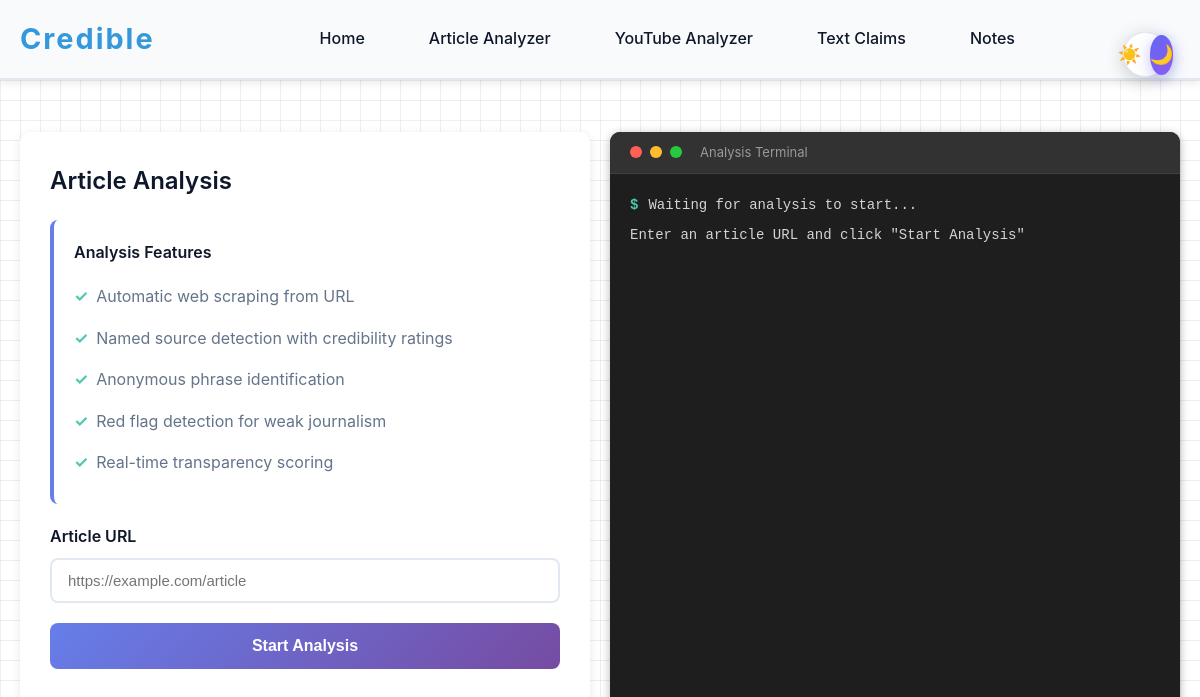
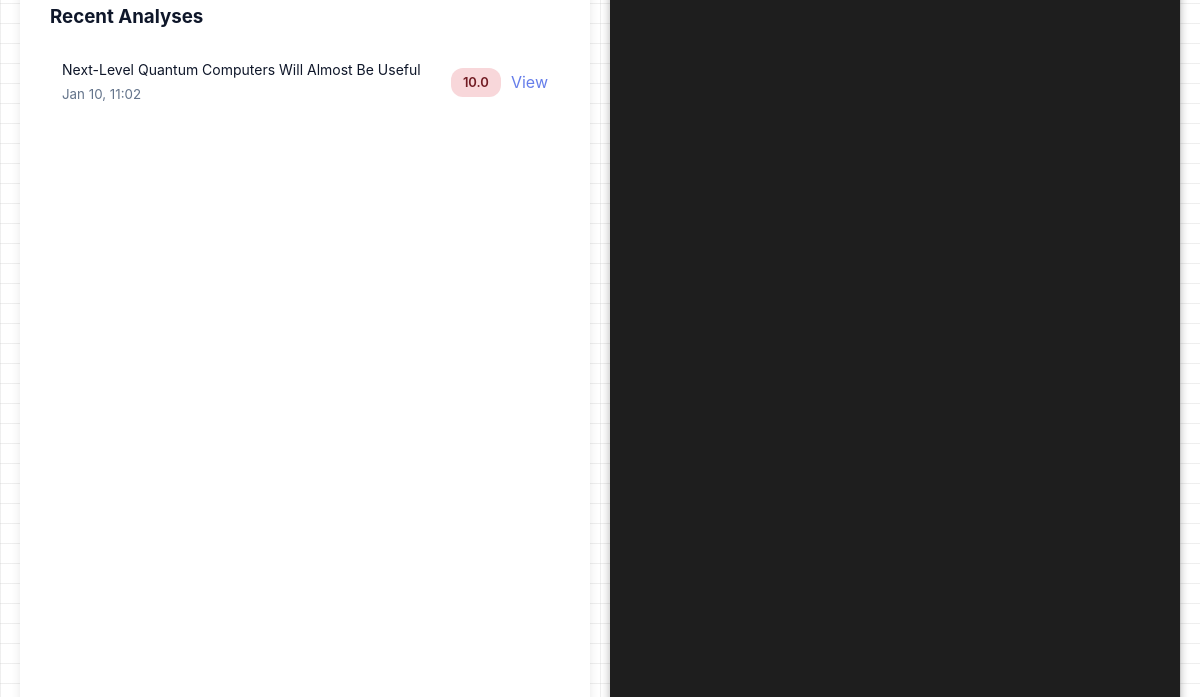
Before: /analyzer/ (upper part) with the older database file (2 pictures, top to bottom).
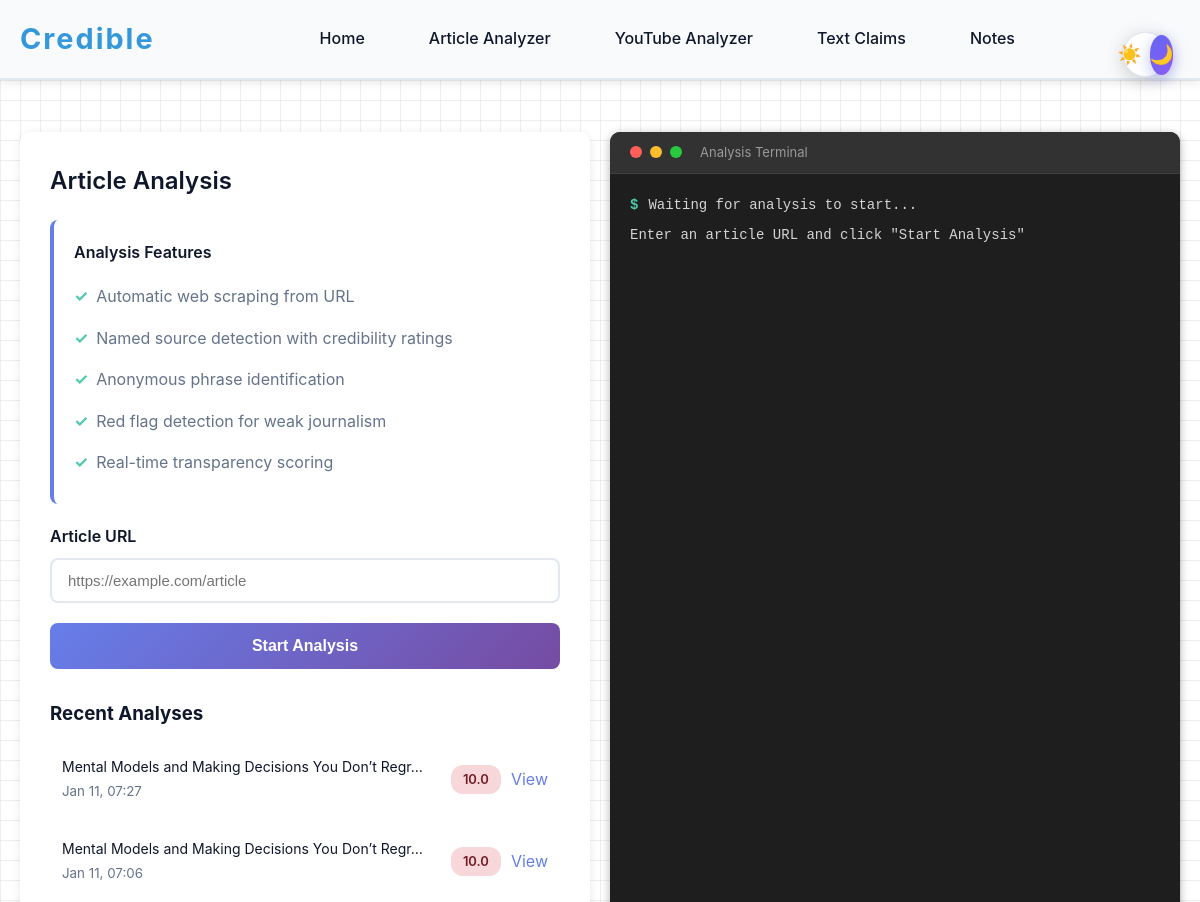
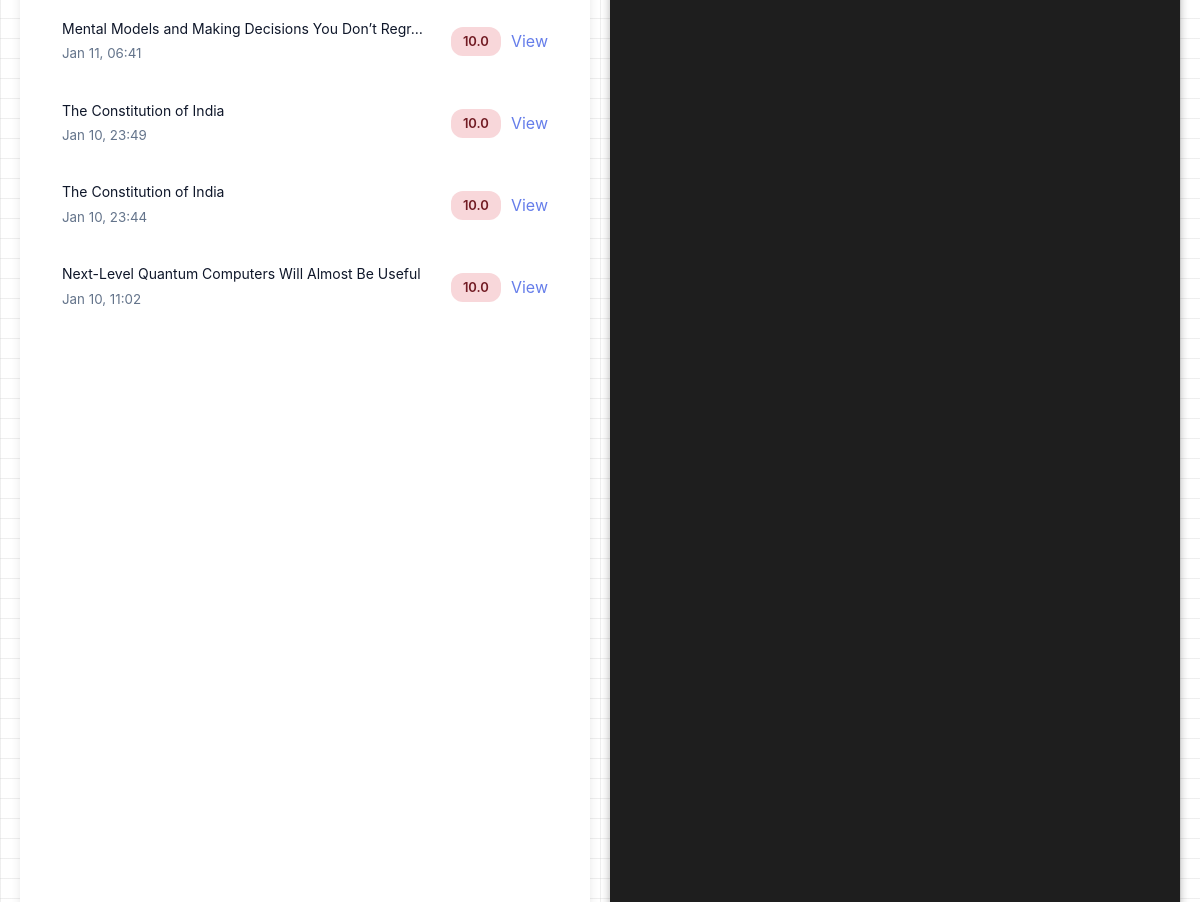
After: the same page with the newer database file (2 pictures, top to bottom).
### analyzer/models.py (models this page shows, shortened)
class Article(models.Model):
    title = models.CharField(max_length=500)
    content = models.TextField()
    url = models.URLField(max_length=1000, blank=True, null=True)
    named_sources = models.JSONField(default=list)
    anonymous_phrases = models.JSONField(default=list)
    unique_source_count = models.IntegerField(default=0)
    transparency_score = models.FloatField(default=0.0)
    red_flags = models.JSONField(default=list)
    source_breakdown = models.JSONField(default=dict)
    attribution_patterns = models.JSONField(default=dict)
    analyzed_at = models.DateTimeField(default=timezone.now)
    created_at = models.DateTimeField(auto_now_add=True)
    updated_at = models.DateTimeField(auto_now=True)
    class Meta:
        ordering = ['-analyzed_at']
        verbose_name = 'Article Analysis'
        verbose_name_plural = 'Article Analyses'

### analyzer/views.py (the view)
# urls.py: path('', views.index, name='analyzer'),
def index(request):
    recent_analyses = Article.objects.all()[:10]
    return render(request, 'analyzer.html', {
        'recent_analyses': recent_analyses
    })

### analyzer/templates/analyzer.html (shortened to what this page needs)
{% extends 'base.html' %}
{% load static %}
{% block content %}
<div class="analyzer-container">
    <div class="input-panel">
        <h2 class="section-title">Article Analysis</h2>
        <div class="info-card">
            <div class="info-title">Analysis Features</div>
            <ul class="info-list">
                <li>Automatic web scraping from URL</li>
                <li>Named source detection with credibility ratings</li>
                <li>Anonymous phrase identification</li>
                <li>Red flag detection for weak journalism</li>
                <li>Real-time transparency scoring</li>
            </ul>
        </div>
        <form id="analyzeForm">
            <div class="form-group">
                <label class="form-label" for="article_url">Article URL</label>
                <input
                    type="url"
                    id="article_url"
                    name="article_url"
                    class="form-input"
                    placeholder="https://example.com/article"
                    required
                >
            </div>
            <button type="submit" class="btn-analyze" id="analyzeBtn">
                Start Analysis
            </button>
        </form>
        {% if recent_analyses %}
        <div class="recent-analyses">
            <h3 style="margin-bottom: 15px; color: var(--text-primary);">Recent Analyses</h3>
            {% for article in recent_analyses %}
            <div class="recent-item">
                <div>
                    <div class="recent-title">{{ article.title|truncatechars:50 }}</div>
                    <small style="color: var(--text-secondary);">{{ article.analyzed_at|date:"M d, H:i" }}</small>
                </div>
                <div style="display: flex; align-items: center; gap: 10px;">
                    {% if article.transparency_score >= 70 %}
                        <span class="recent-score score-success">{{ article.transparency_score }}</span>
                    {% elif article.transparency_score >= 40 %}
                        <span class="recent-score score-warning">{{ article.transparency_score }}</span>
                    {% else %}
                        <span class="recent-score score-danger">{{ article.transparency_score }}</span>
                    {% endif %}
                    <a href="{% url 'results' article.id %}" style="color: #667eea; text-decoration: none;">View</a>
                </div>
            </div>
            {% endfor %}
        </div>
        {% endif %}
    </div>
    <div class="terminal-panel">
        <div class="terminal-header">
            <div class="terminal-dot dot-red"></div>
            <div class="terminal-dot dot-yellow"></div>
            <div class="terminal-dot dot-green"></div>
            <span class="terminal-title">Analysis Terminal</span>
        </div>
        <div class="terminal-body" id="terminal">
            <div class="terminal-line">
                <span class="terminal-prompt">$</span>
                <span class="terminal-text">Waiting for analysis to start...</span>
            </div>
            <div class="terminal-line">
                <span class="terminal-text">Enter an article URL and click "Start Analysis"</span>
            </div>
        </div>
    </div>
</div>
{% endblock %}

### templates/base.html (shortened to what this page needs)
{% load static %}
<!DOCTYPE html>
<html lang="en" data-theme="light">
<head>
    <link rel="stylesheet" href="{% static 'css/style.css' %}">
</head>
<body>
    {% include 'header.html' %}
    <main class="main-content">
        {% block content %}{% endblock %}
    </main>
    {% include 'footer.html' %}
</body>
</html>

### templates/header.html (shortened to what this page needs)
{% load static %}
<header class="header">
    <div class="container">
        <div class="header-content">
            <div class="logo">
                <a href="{% url 'dashboard' %}" style="text-decoration: none; color: inherit;">
                    <h1>Credible</h1>
                </a>
            </div>
            <nav class="nav">
                <ul class="nav-list">
                    <li>
                        <a href="{% url 'dashboard' %}"
                           class="nav-link {% if request.resolver_match.url_name == 'dashboard' %}active{% endif %}">
                            Home
                        </a>
                    </li>
                    <li>
                        <a href="{% url 'analyzer' %}"
                           class="nav-link {% if request.resolver_match.url_name == 'analyzer' %}active{% endif %}">
                            Article Analyzer
                        </a>
                    </li>
                    <li>
                        <a href="{% url 'yt_analyzer' %}"
                           class="nav-link {% if request.resolver_match.url_name == 'yt_analyzer' %}active{% endif %}">
                            YouTube Analyzer
                        </a>
                    </li>
                    <li>
                        <a href="{% url 'extract_claims' %}"
                           class="nav-link {% if request.resolver_match.url_name == 'extract_claims' %}active{% endif %}">
                            Text Claims
                        </a>
                    </li>
                    <li class="nav-item">
                    <a class="nav-link {% if 'notes' in request.path %}active{% endif %}"
                       href="{% url 'notes_list' %}">
                        Notes
                    </a>
                    </li>
                </ul>
            </nav>
            <div class="header-actions">
                <button id="themeToggle" class="theme-toggle" aria-label="Toggle theme">
                </button>
            </div>
        </div>
    </div>
</header>

### templates/footer.html (shortened to what this page needs)
{% load static %}
<!DOCTYPE html>
<html lang="en" data-theme="dark">
<head>
</head>
<body>
    <div class="theme-toggle">
        <button class="theme-btn" id="lightBtn" aria-label="Light mode">
            ☀️
        </button>
        <button class="theme-btn active" id="darkBtn" aria-label="Dark mode">
            🌙
        </button>
    </div>
</body>
</html>

### static/css/style.css (style rules this page uses)
:root[data-theme="light"] { --bg-primary: #f5f5f5; --bg-secondary: #ffffff; --text-primary: #2c3e50; --text-secondary: #7f8c8d; --accent-primary: #3498db; --accent-secondary: #2ecc71; --border-color: #dcdcdc; --grid-color: rgba(200, 200, 200, 0.3); --shadow: rgba(0, 0, 0, 0.1); }
* { margin: 0; padding: 0; box-sizing: border-box; }
body { font-family: 'Segoe UI', Tahoma, Geneva, Verdana, sans-serif; background-color: var(--bg-primary); color: var(--text-primary); line-height: 1.6; position: relative; transition: background-color 0.3s ease, color 0.3s ease; }
body::before { content: ''; position: fixed; top: 0; left: 0; width: 100%; height: 100%; background-image: linear-gradient(var(--grid-color) 1px, transparent 1px), linear-gradient(90deg, var(--grid-color) 1px, transparent 1px); background-size: 20px 20px; pointer-events: none; z-index: 0; }
.container { max-width: 1400px; margin: 0 auto; padding: 0 20px; position: relative; z-index: 1; }
.header { background-color: var(--bg-secondary); border-bottom: 2px solid var(--border-color); padding: 1rem 0; position: sticky; top: 0; z-index: 100; box-shadow: 0 2px 10px var(--shadow); }
.header-content { display: flex; justify-content: space-between; align-items: center; gap: 2rem; }
.logo h1 { font-size: 1.8rem; color: var(--accent-primary); font-weight: 700; letter-spacing: 2px; }
.nav-list { display: flex; list-style: none; gap: 2rem; }
.nav-link { text-decoration: none; color: var(--text-primary); font-weight: 500; padding: 0.5rem 1rem; border-radius: 4px; transition: all 0.3s ease; position: relative; }
.nav-link::after { content: ''; position: absolute; bottom: 0; left: 50%; transform: translateX(-50%); width: 0; height: 2px; background-color: var(--accent-primary); transition: width 0.3s ease; }
.theme-toggle { background-color: transparent; border: 2px solid var(--border-color); border-radius: 50%; width: 45px; height: 45px; cursor: pointer; display: flex; align-items: center; justify-content: center; transition: all 0.3s ease; position: relative; }
.main-content { min-height: calc(100vh - 200px); padding: 2rem 0; position: relative; z-index: 1; }

### templates/footer.html (style rules this page uses)
:root[data-theme="light"] { --bg-primary: #ffffff; --bg-secondary: #f8fafc; --card-bg: #ffffff; --text-primary: #0f172a; --text-secondary: #64748b; --border-color: #e2e8f0; --shadow: rgba(0, 0, 0, 0.1); }
* { margin: 0; padding: 0; box-sizing: border-box; }
body { font-family: 'Inter', -apple-system, BlinkMacSystemFont, 'Segoe UI', sans-serif; background: var(--bg-primary); color: var(--text-primary); transition: background 0.3s ease, color 0.3s ease; }
.theme-toggle { position: fixed; top: 2rem; right: 2rem; z-index: 1000; background: var(--card-bg); border: 1px solid var(--border-color); border-radius: 50px; padding: 0.5rem; display: flex; gap: 0.5rem; backdrop-filter: blur(10px); box-shadow: 0 4px 20px var(--shadow); }
.theme-btn { width: 40px; height: 40px; border-radius: 50%; border: none; background: transparent; cursor: pointer; display: flex; align-items: center; justify-content: center; font-size: 1.2rem; transition: all 0.3s ease; }
.theme-btn.active { background: linear-gradient(135deg, #6366f1, #8b5cf6); box-shadow: 0 4px 15px rgba(99, 102, 241, 0.4); }

Changed rows visible on the page:
added Article: title "Mental Models and Making Decisions You Don’t Regr…", analyzed_at "Jan 11, 07:27", transparency_score "10.0"
added Article: title "Mental Models and Making Decisions You Don’t Regr…", analyzed_at "Jan 11, 07:06", transparency_score "10.0"
added Article: title "Mental Models and Making Decisions You Don’t Regr…", analyzed_at "Jan 11, 06:41", transparency_score "10.0"
added Article: title "The Constitution of India", analyzed_at "Jan 10, 23:49", transparency_score "10.0"
added Article: title "The Constitution of India", analyzed_at "Jan 10, 23:44", transparency_score "10.0"
